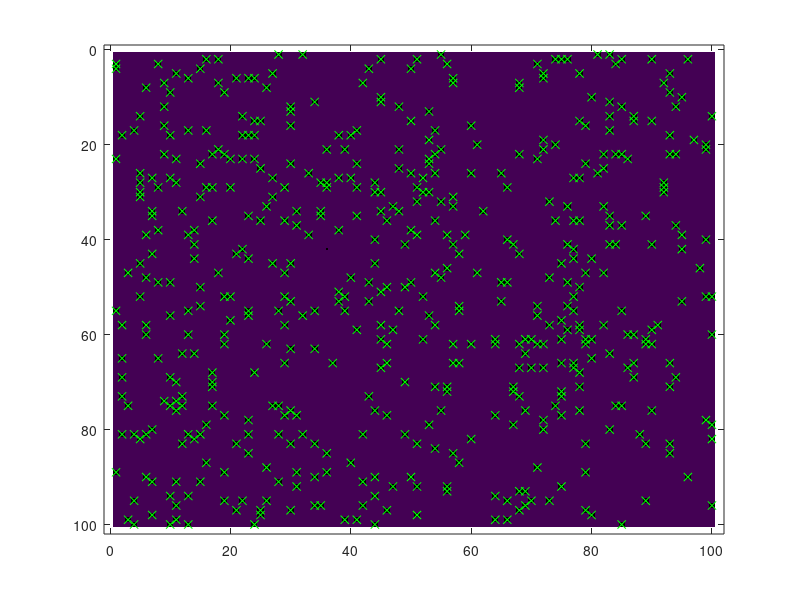

Write the MATLAB code that produced this figure. (Note: this script raises an error after producing the figure.)
clear all;
clc;

%% Offline Computation
%grid alteral size
tic
gridLateral = 100;

%random occupancy
stateSpace = rand(gridLateral)<0.05;


%obstacles
idObst = find(stateSpace);

%Free spots
freeStates = find(~stateSpace);
nFreeStates = numel(freeStates);

%initial assumptions 4 direction moving and sensing
nSensDir = 4;
nMovDir = 4;

% Pre-alocations of sparse matrix
A = spalloc (nFreeStates,nFreeStates,nFreeStates*nMovDir);
% B = spalloc(nFreeStates,2^nSensDir,nFreeStates); %Depending on number of directions measured
sensMatrix = false(nFreeStates,nSensDir);

%Compute reduced form of B
for iState = 1:numel(freeStates)
    
    %pre process each position
    pos = freeStates(iState);
    
    %adjacent positions in linear indexing
    Adj = [pos + gridLateral; pos-1; pos - gridLateral; pos+1];
    
    % sonar's response
    sensArray = ~([ Adj(1) <= gridLateral^2;
                    rem(Adj(2),gridLateral) ~= 0;
                    Adj(3) > 0; 
                    rem(Adj(4),gridLateral) ~= 1] & ... %borders
                    ~ismember(Adj,idObst)); %obstacles
    
    sensMatrix(iState,:) = sensArray';

   
    
    
     %%%%%%%%%%%%%%%%%%%%%%%%%%%%%%%%%%%%%%%
     % Create Matrix A reducao 23 para 6 segs
     % Dá para optimizar mais but...
     
     elegAdj = ~sensArray;
     probAdj = elegAdj/sum(elegAdj);
     
     [~,idx] = ismember(Adj(elegAdj),freeStates);
     
     A(iState , idx)= probAdj(elegAdj)';
  
    
end

%%%%%%%%%%%%%%%%%%%%%%%%%%%%%%%%%%%%%%%
% Create Matrix B    Melhoria de 2 Segundos
B = sparse(1:nFreeStates,bi2de(sensMatrix)+1,1, ...
    nFreeStates,2^nSensDir);

clear sensMatrix
toc
%% Initial state probability and correspodent image generation
Pi = ones(size(freeStates))/numel(freeStates);

imPi = NaN(gridLateral);
imPi(freeStates) = Pi;

filename = 'animation.gif';


% Online 

% Robot initialization
pos0 = datasample(freeStates,1);
pos = pos0;

% Initial Filtering
% adjacent positions in linear indexing
Adj = [pos + gridLateral; pos-1; pos - gridLateral; pos+1];

% sonar's response
sensInt = ~([ Adj(1) <= gridLateral^2;rem(Adj(2),gridLateral) ~= 0;
                Adj(3) > 0;rem(Adj(4),gridLateral) ~= 1] & ... %borders
                ~ismember(Adj,idObst)); %obstacles
y_1 = bi2de(sensInt') + 1;

collB=B(:,y_1); % select collum of B that corresponds to sonar meas.
[rows, cols, vals]=find(collB);
D= sparse(rows,rows,vals,numel(collB),numel(collB)); % constr. D as diag(collB)
% sparseD=diag(collB,0);


alpha=D*Pi;
alpha_old = alpha./sum(alpha);
imPi(freeStates) = alpha_old; 



% Quick visualization
hFigure = figure(1);
[iy,ix]=ind2sub([gridLateral,gridLateral],[idObst;pos]); 

hImage = image(imPi);
hold on

hPlot = plot(ix(1:end-1),iy(1:end-1),'xg',ix(end),iy(end),'.k');
xlim([-1,gridLateral+2])
ylim([-1,gridLateral+2])
hAxis = gca; 
hold off

set(hAxis,'CLim',[0 1])
set(hImage,'CDataMapping','scaled')


% Stop if mouse button is pressed
set(hFigure,'ButtonDownFcn','out = true;');
set(gca,'ButtonDownFcn','out = true;');

%Image writing
drawnow
frame = getframe(1);
im = frame2im(frame);
[imind,cm] = rgb2ind(im,256);

imwrite(imind,cm,filename,'gif', 'Loopcount',inf,'DelayTime',0.2);

% initial assumptions 4 direction moving and sensing
out = false;

while ~out
    
    %%%%%%%%%%%%%%%%%%%%
    % Where can you go?
    %%%%%%%%%%%%%%%%%%%%
        
    % elegible positions to move aka opposite of sonar's response
    elegAdj = ~sensInt;
    psbMov = Adj(elegAdj);

    
    % Movement decision
    pos = datasample(psbMov,1);
    
    % draw updated position
    [iy,ix]=ind2sub([gridLateral,gridLateral],pos);
    set(hPlot(2),'XData',ix(end),'YData',iy(end));
    
    %%%%%%%%%%%%%%%%%%%%
    % What can I see?
    %%%%%%%%%%%%%%%%%%%%
    
    % adjacent positions in linear indexing
    Adj = [pos + gridLateral; pos-1; pos - gridLateral; pos+1];
    
    %Get the sensor output intensity
    y_j = find(B(pos==freeStates,:));
    sensInt=de2bi(y_j - 1,4)'; 
    

    % building D
    D = sparse(1:nFreeStates,1:nFreeStates,B(:,y_j), ...
                nFreeStates,nFreeStates);
    
    alpha= D * A' * alpha_old;
        
    alpha_old=alpha/sum(alpha);
    
    %Update images
    imPi(freeStates) = alpha_old.^(1/2);
    set(hImage,'CData',imPi);
    
   
    pause(0.01)
    
    %Animation part
    drawnow
    frame = getframe(1);
    im = frame2im(frame);
    [imind,cm] = rgb2ind(im,256);
    
    imwrite(imind,cm,filename,'gif','WriteMode','append');
end

close(hFigure)
